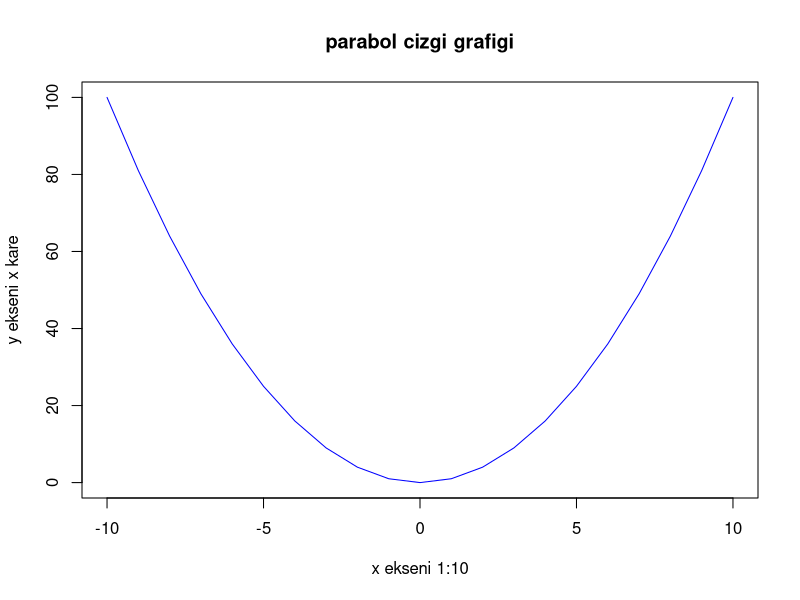

This chart was generated by the following R code:
#bildiğin nokta grafiği
#todo plot(x, y, type = "p", main = "Grafik Başlığı", xlab = "X Ekseni", ylab = "Y Ekseni", col = "blue", pch = 16)


#plot(1, 2)
#plot(c(1, 2), c(-1, -2))

#burada line yapmak için type="l" yapariz
#plot(1:10, col = "red", pch = 8, main = "grafik", xlab = "x ekseni", ylab = "y ekseni")

# x = c(-10:0, 0:10)
# y = x ^ 2
# plot(x, y, main = "parabol nokta grafigi", xlab = "x ekseni 1:10", ylab = "y ekseni", type = "p", col = "blue", pch = 19)


x = c(-10:0, 0:10)
y = x ^ 2
plot(x, y, main = "parabol cizgi grafigi", xlab = "x ekseni 1:10", ylab = "y ekseni x kare", type = "l", col = "blue")